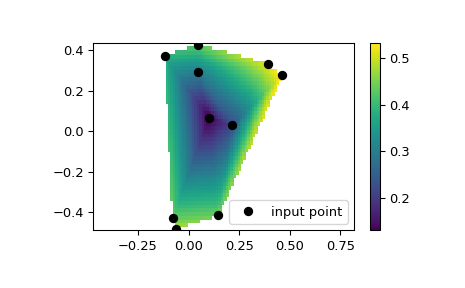

Write the Python code that produced this figure.
# We can interpolate values on a 2D plane:

from scipy.interpolate import LinearNDInterpolator
import matplotlib.pyplot as plt
np.random.seed(0)
x = np.random.random(10) - 0.5
y = np.random.random(10) - 0.5
z = np.hypot(x, y)
X = np.linspace(min(x), max(x))
Y = np.linspace(min(y), max(y))
X, Y = np.meshgrid(X, Y)  # 2D grid for interpolation
interp = LinearNDInterpolator(list(zip(x, y)), z)
Z = interp(X, Y)
plt.pcolormesh(X, Y, Z, shading='auto')
plt.plot(x, y, "ok", label="input point")
plt.legend()
plt.colorbar()
plt.axis("equal")
plt.show()
